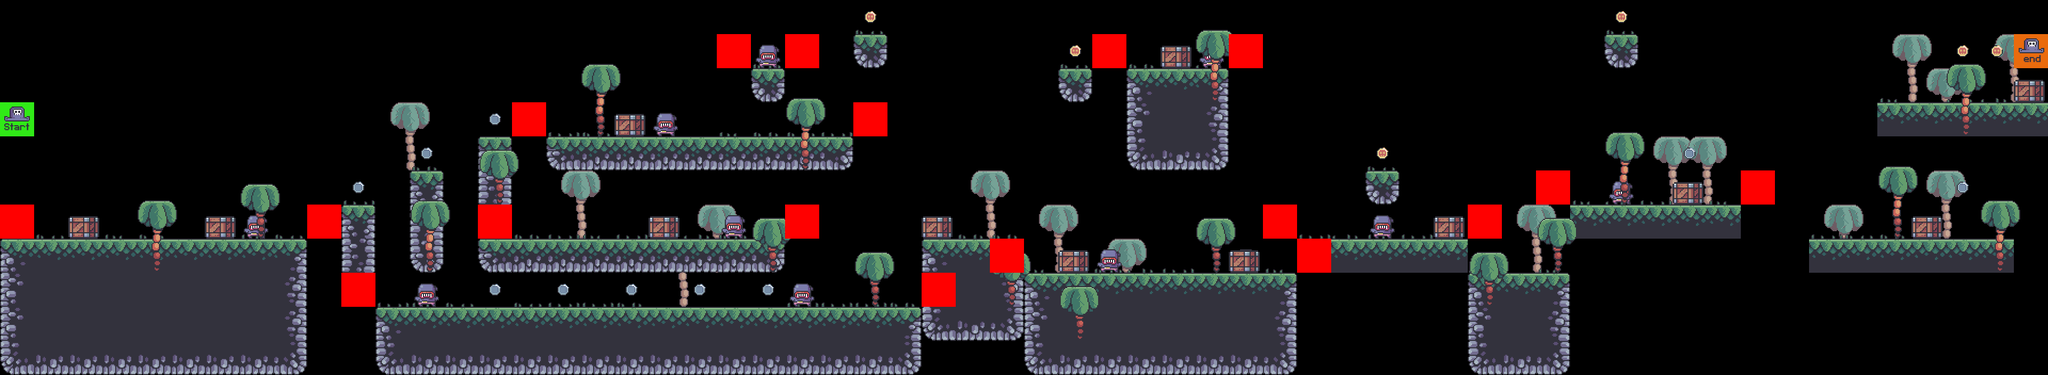

Below is a game level as drawn by its tile map, then a one-line description and the .tmx that defines it (tile-layer data replaced by summaries):
An orthogonal 60x11 tile map with 64x64 px tiles, 9 tile layers (bg.palms, terrain, coins, grass, ...), 7 tilesets.

<map version="1.9" tiledversion="1.9.0" orientation="orthogonal" renderorder="right-down" width="60" height="11" tilewidth="64" tileheight="64" infinite="0" nextlayerid="10" nextobjectid="1">
 <tileset firstgid="1" source="../tilesets/terrain_tiles.tsx" />
 <tileset firstgid="17" source="../tilesets/coin_tiles.tsx" />
 <tileset firstgid="19" source="../tilesets/grass_tiles.tsx" />
 <tileset firstgid="24" source="../tilesets/palms.tsx" />
 <tileset firstgid="27" source="../tilesets/crate.tsx" />
 <tileset firstgid="28" source="../tilesets/setup_tile.tsx" />
 <tileset firstgid="30" source="../tilesets/enemies_tileset.tsx" />
 <layer id="5" name="bg.palms" width="60" height="11">
  <data>[660 cells, 15 non-empty, 1 distinct tile ids]</data>
 </layer>
 <layer id="1" name="terrain" width="60" height="11">
  <data>[660 cells, 172 non-empty, 16 distinct tile ids]</data>
 </layer>
 <layer id="2" name="coins" width="60" height="11">
  <data>[660 cells, 18 non-empty, 2 distinct tile ids]</data>
 </layer>
 <layer id="3" name="grass" width="60" height="11">
  <data>[660 cells, 69 non-empty, 5 distinct tile ids]</data>
 </layer>
 <layer id="8" name="enemies" width="60" height="11">
  <data>[660 cells, 11 non-empty, 1 distinct tile ids]</data>
 </layer>
 <layer id="4" name="fg.palms" width="60" height="11">
  <data>[660 cells, 18 non-empty, 2 distinct tile ids]</data>
 </layer>
 <layer id="6" name="crate" width="60" height="11">
  <data>[660 cells, 12 non-empty, 1 distinct tile ids]</data>
 </layer>
 <layer id="7" name="player" width="60" height="11">
  <data>[660 cells, 2 non-empty, 2 distinct tile ids]</data>
 </layer>
 <layer id="9" name="constraints" width="60" height="11">
  <data>[660 cells, 18 non-empty, 1 distinct tile ids]</data>
 </layer>
</map>
